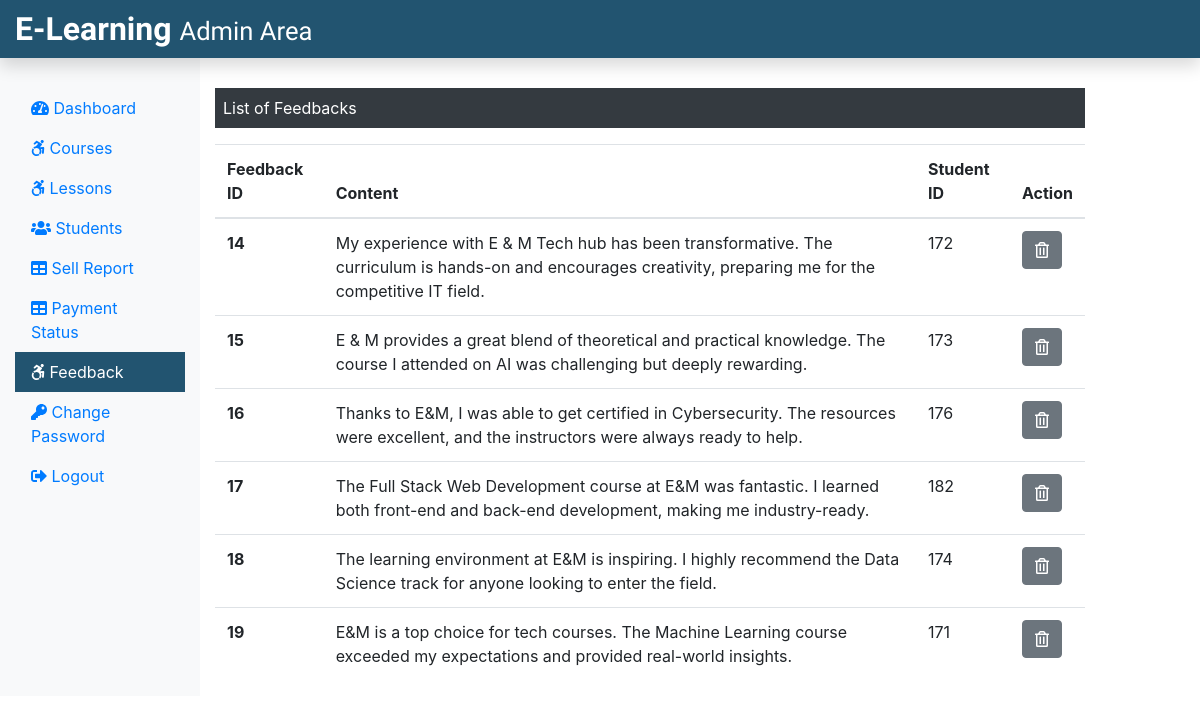
Screenshot of /Admin/feedback.php (signed in) with the database file from the repository.
### tables this page shows
CREATE TABLE IF NOT EXISTS `feedback` (
  `f_id` int(11) NOT NULL AUTO_INCREMENT,
  `f_content` text NOT NULL,
  `stu_id` int(11) NOT NULL,
  PRIMARY KEY (`f_id`)
);

### Admin/feedback.php (the view, shortened to what this page needs)
<?php
include('./adminInclude/header.php');
include('../dbConnection.php');
?>
  <div class="col-sm-9 mt-5">
    <p class=" bg-dark text-white p-2">List of Feedbacks</p>
    <?php
      $sql = "SELECT * FROM feedback";
      $result = $conn->query($sql);
      if($result->num_rows > 0){
       echo '<table class="table">
       <thead>
        <tr>
         <th scope="col">Feedback ID</th>
         <th scope="col">Content</th>
         <th scope="col">Student ID</th>
         <th scope="col">Action</th>
        </tr>
       </thead>
       <tbody>';
        while($row = $result->fetch_assoc()){
          echo '<tr>';
          echo '<th scope="row">'.$row["f_id"].'</th>';
          echo '<td>'. $row["f_content"].'</td>';
          echo '<td>'.$row["stu_id"].'</td>';
          echo '<td><form action="" method="POST" class="d-inline"><input type="hidden" name="id" value='. $row["f_id"] .'><button type="submit" class="btn btn-secondary" name="delete" value="Delete"><i class="far fa-trash-alt"></i></button></form></td>
         </tr>';
        }
        echo '</tbody>
        </table>';
      } else {
        echo "0 Result";
      }
     ?>
  </div>
 </div>
</div>
<?php
include('./adminInclude/footer.php');
?>

### rows the page displays
feedback: f_id "14", f_content "My experience with E & M Tech hub has been transformative. The curriculum is hands-on and encourages creativity, preparing me for the competitive IT field.", stu "172"
feedback: f_id "15", f_content "E & M provides a great blend of theoretical and practical knowledge. The course I attended on AI was challenging but deeply rewarding.", stu "173"
feedback: f_id "16", f_content "Thanks to E&M, I was able to get certified in Cybersecurity. The resources were excellent, and the instructors were always ready to help.", stu "176"
feedback: f_id "17", f_content "The Full Stack Web Development course at E&M was fantastic. I learned both front-end and back-end development, making me industry-ready.", stu "182"
feedback: f_id "18", f_content "The learning environment at E&M is inspiring. I highly recommend the Data Science track for anyone looking to enter the field.", stu "174"
feedback: f_id "19", f_content "E&M is a top choice for tech courses. The Machine Learning course exceeded my expectations and provided real-world insights.", stu "171"
